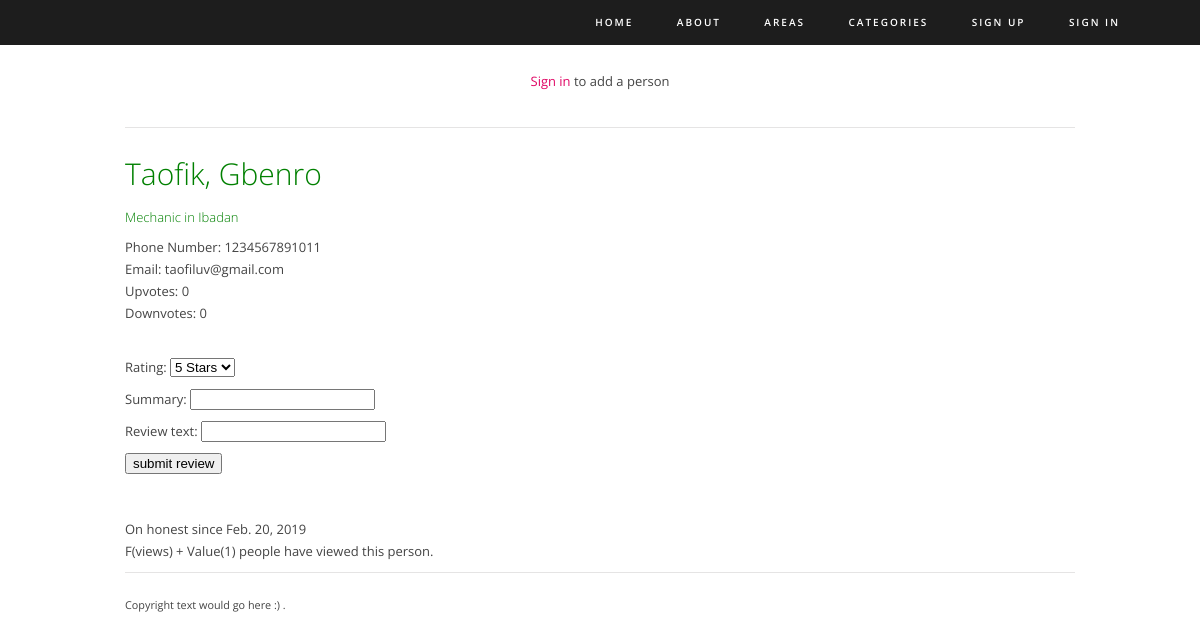
The app's page /honest/Ibadan/Mechanic/7, older data.
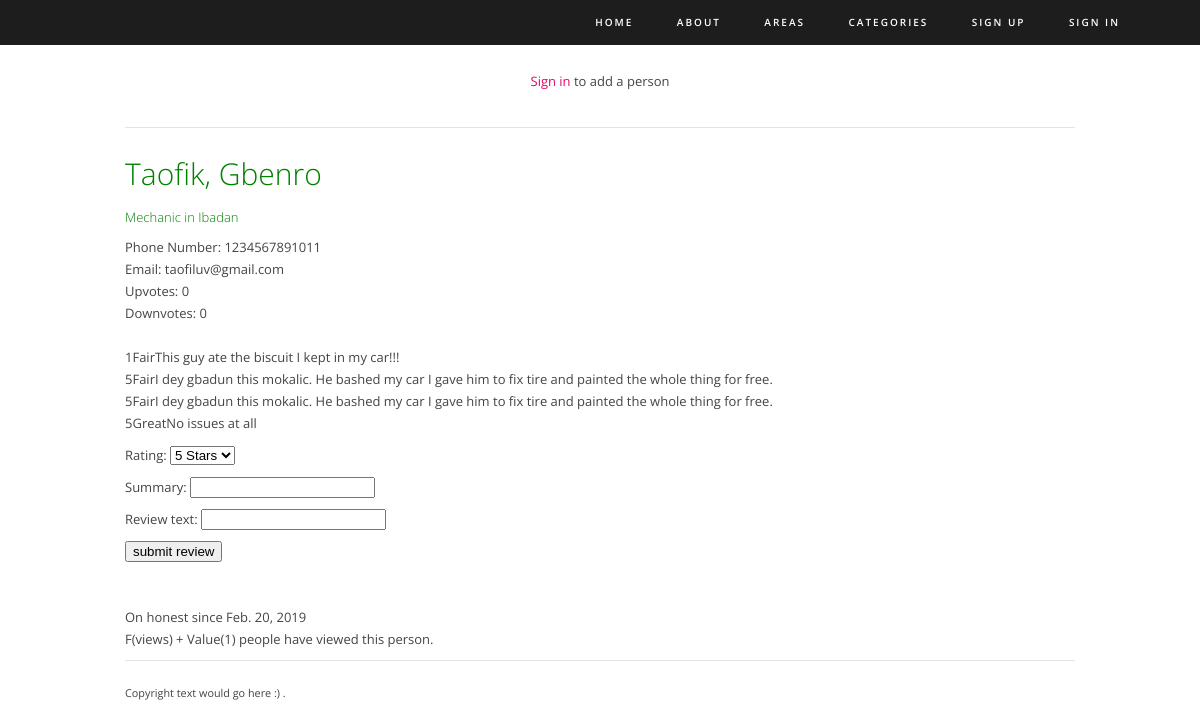
The same page, newer data.
### honest/models.py (models this page shows, shortened)
class Person(models.Model):
    service = models.ForeignKey(Category, on_delete=models.PROTECT, related_name='service', help_text='Service')
    location = models.ForeignKey(Area, on_delete=models.PROTECT, related_name='location', help_text='Location (state)')
    first_name = models.CharField(max_length=60, help_text='First name')
    last_name = models.CharField(max_length=60, help_text='Last name (surname)')
    phone_number = models.CharField(max_length=14, validators=[
        MinLengthValidator(11, message='phone number must be 11 - 14 characters long')], help_text="phone number 11"
                                                                                                   "- 14 digits allowed")
    email = models.EmailField(max_length=150, blank=True, help_text='Valid email address')
    date_added = models.DateField(auto_now_add=True)
    views = models.IntegerField(default=0)
    upvotes = models.IntegerField(default=0)
    downvotes = models.IntegerField(default=0)
    rating = models.FloatField(default=0)

class Category(models.Model):
    category = models.CharField(max_length=100, unique=True, default='General',
                                help_text="Category of Service Provided")
    views = models.IntegerField(default=0)
    slug = models.SlugField()
    def __str__(self):
        return self.category

class Area(models.Model):
    state = models.CharField(max_length=100, unique=True, default='Nigeria')
    views = models.IntegerField(default=0)
    slug = models.SlugField()
    """ commented out, states are unique and cant have multiple areas
    area = models.CharField(max_length=100, unique=True, null=True)
    """
    def __str__(self):
        return self.state

class Review(models.Model):
    ONE_STAR = 1
    TWO_STARS = 2
    THREE_STARS = 3
    FOUR_STARS = 4
    FIVE_STARS = 5
    CHOICE_SET = (
        (ONE_STAR, "1 Star"),
        (TWO_STARS, "2 Stars"),
        (THREE_STARS, "3 Stars"),
        (FOUR_STARS, "4 Stars"),
        (FIVE_STARS, "5 Stars"),
    )
    person = models.ForeignKey(Person, on_delete=models.CASCADE, related_name="person")
    reviewer = models.ForeignKey(UserProfile ,on_delete=models.CASCADE, blank=True, null=True, related_name="reviewer")
    rating = models.IntegerField(default=5, choices=CHOICE_SET)
    summary = models.CharField(max_length=40)
    review_text = models.CharField(max_length=360, blank=True)

### honest/views.py (the view)
# urls.py: path('<str:area_slug>/<str:category_slug>/<int:person_id>', views.person, name='person')
def person(request, area_slug, category_slug, person_id):
    if request.method == 'POST':
        form = ReviewsForm(request.POST)
        if form.is_valid():
            pending_review = form.save(commit=False)
            if request.user.is_authenticated:
                pending_review.person = Person.objects.get(pk = person_id)
            pending_review.save()
            return HttpResponseRedirect(reverse('honest:person', kwargs={'area_slug':area_slug,
                                                                         'category_slug':category_slug,
                                                                         'person_id':person_id}))
        else:
            print(form.errors)
    else:
        context = {}
        this_person = Person.objects.get(pk=person_id)
        context['person'] = this_person
        this_persons_views = this_person.views
        reviews = Review.objects.filter(person = this_person)
        context['reviews'] =  reviews
        form = ReviewsForm()
        context['form'] = form
        visits = request.session.get('visits')
        if not visits:
            visits = 1
            this_person.views = F('views') + 1
            this_person.save()
        reset_last_visit_time = False
        last_visit = request.session.get('last_visit')
        if last_visit:
            last_visit_time = datetime.strptime(last_visit[:-7], "%Y-%m-%d %H:%M:%S")
            if (datetime.now() - last_visit_time).seconds > 5:
                visits = visits + 1
                this_person.views = F('views') + 1
                this_person.save()
                reset_last_visit_time = True
        else:
            reset_last_visit_time = True
        if reset_last_visit_time:
            request.session['last_visit'] = str(datetime.now())
            request.session['visits'] = visits
        context['visits'] = visits
        context['this_persons_views'] = this_persons_views
        context['area_slug'] = area_slug
        context['category_slug'] = category_slug
        context['person_id'] = person_id
        return render(request, 'honest/person.html', context)

### honest/forms.py
class ReviewsForm(forms.ModelForm):
    class Meta:
        model = Review
        fields = ( 'rating', 'summary', 'review_text')

### honest/templates/honest/person.html (shortened to what this page needs)
{% extends 'honest/themedbase.html' %}
{% block intro_block %}
    {% if user.is_authenticated %}
        <a href="{% url 'honest:add_person' %}"><p>Add a person</p></a>
    {% else %}
        <p><a href="{% url 'auth_login' %}">Sign in</a> to add a person</p>
    {% endif %}
{% endblock %}
{% block body_block %}
    <h1>{{person.first_name}}, {{person.last_name}}</h1>
    <h2>{{person.service}} in {{person.location}}</h2>
    <p>Phone Number: {{person.phone_number}}<br>
    Email: {{person.email}}<br>
    Upvotes: {{person.upvotes}}<br>
    Downvotes: {{person.downvotes}}<br><br>
        {% for review in reviews %}
            {{review.rating}}{{review.summary}}{{review.review_text}}
            <br>
        {% endfor %}
        <form action="{% url 'honest:person' area_slug category_slug person_id %}" id="review_form" method="post">
            {{form.as_p}}
            <input type="submit" name="submit" value="submit review">
        </form><br><br>
    On honest since {{person.date_added}}<br>
        {{person.views}} people have viewed this person.</p>
{% endblock %}

### honest/templates/honest/themedbase.html (shortened to what this page needs)
<!DOCTYPE HTML>
{% load static %}
<html>
<head>
<link rel="stylesheet" type="text/css" href="{% static 'honest/themedstyle.css' %}">
</head>
<body>
<header>
  <nav class="main-nav">
    <ul>
        <li><a href="{% url 'honest:index' %}">Home</a></li>
      <li>
        {% block nav_block %}
          <ul>
              <li><a href="{% url 'honest:about' %}">About</a></li>
              <li><a href="{% url 'honest:all_areas' %}">Areas</a></li>
              <li><a href="{% url 'honest:all_categories' %}">Categories</a></li>
          {% if user.is_authenticated %}
              <li><a href="{% url 'auth_logout' %}">Sign out</a></li>
          {% else %}
             <li><a href="{% url 'registration_register' %}">Sign up</a></li>
              <li><a href="{% url 'auth_login' %}">Sign in</a></li>
          {% endif%}
          </ul>
          {% endblock %}
      </li>
    </ul>
  </nav>
</header>
<section id="main-content">
  <div class="text-intro">
    {% block intro_block%}
      {% endblock %}
  </div>
    {% block body_block %}{% endblock %}
</section>
<footer>
  <div class="copyright"><small>Copyright text would go here :) .</small></div>
</footer>
</body>
</html>

### static/honest/themedstyle.css (style rules this page uses)
html, body, div, span, applet, object, iframe, h1, h2, h3, h4, h5, h6, p, blockquote, pre, a, abbr, acronym, address, big, cite, code, del, dfn, em, img, ins, kbd, q, s, samp, small, strike, strong, sub, sup, tt, var, b, u, i, center, dl, dt, dd, ol, ul, li, fieldset, form, label, legend, table, caption, tbody, tfoot, thead, tr, th, td, article, aside, canvas, details, figcaption, figure, footer, header, hgroup, menu, nav, section, summary, time, mark, audio, video { margin:0; padding:0 }
article, aside, details, figcaption, figure, footer, header, hgroup, menu, nav, section { display:block }
h1, h2, h3, h4, h5, h6 { font-size:100%; font-weight:normal }
body { font-family:"Open Sans", sans-serif; font-size:13px; line-height:22px; color:#444444; padding:0; }
a, a:link { color:#e00966; text-decoration:none; }
h1, h2, h3, h4, h5, h6, p { margin-bottom:10px; }
h1, h2, h3, h4, h5, h6 { color:green; font-weight:300; }
h1 { font-size:30px; line-height:1.7em; }
h2 { line-height:1.3em; }
#main-content, footer { margin:0 auto; max-width:950px; }
header { margin-top:0; width:100%; height:45px; margin-bottom:40px; background:#1D1D1D; position:fixed; z-index:999; }
header .main-nav { margin-top:10px; float:right; }
header .main-nav li { display:inline-block; margin-right:40px; list-style:none; }
header .main-nav li a { color:#FFF; font-size:10px; text-transform:uppercase; font-weight:600; letter-spacing:2px; }
#main-content .text-intro { border-bottom:1px solid #e5e4e4; float:left; width:100%; padding:25px 0; margin-bottom:20px; margin-top:45px; }
#main-content .text-intro p { text-align:center; }
footer { clear:both; border-top:1px solid #e5e4e4; padding:20px 0; }
footer .copyright { float:left; margin-bottom:30px; }

Row changes from the older to the newer data that the page shows:
added Review: rating "1", summary "Fair", review_text "This guy ate the biscuit I kept in my car!!!"
added Review: rating "5", summary "Fair", review_text "I dey gbadun this mokalic. He bashed my car I gave him to fix tire and painted the whole thing for free."
added Review: rating "5", summary "Fair", review_text "I dey gbadun this mokalic. He bashed my car I gave him to fix tire and painted the whole thing for free."
added Review: rating "5", summary "Great", review_text "No issues at all"
